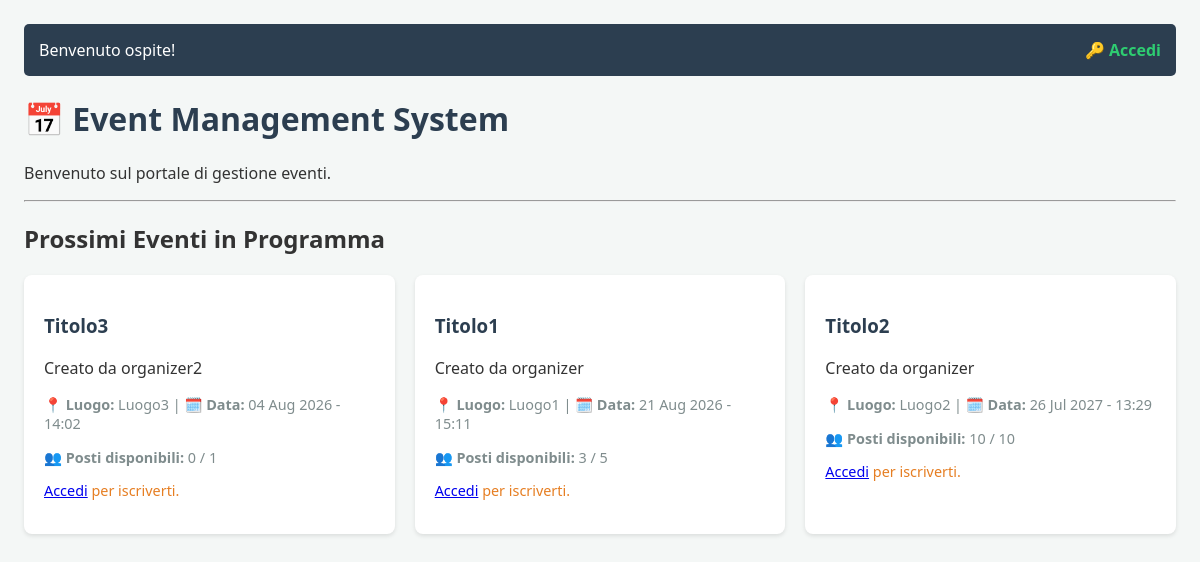
The page / on the database its author committed.
### eventi/models.py (models this page shows, shortened)
class Evento(models.Model):
    titolo = models.CharField(max_length=200)
    descrizione = models.TextField()
    data_ora = models.DateTimeField()
    luogo = models.CharField(max_length=200)
    organizzatore = models.ForeignKey(
        settings.AUTH_USER_MODEL,
        on_delete=models.CASCADE,
        related_name='eventi_creati'
    )
    capienza_massima = models.PositiveIntegerField()
    def posti_disponibili(self):
        iscriti = self.iscrizioni.count()
        return max(0, self.capienza_massima - iscriti)

### eventi/views.py (the view)
# urls.py: path('', views.home_eventi, name='home_eventi'),
def home_eventi(request):
    eventi = Evento.objects.all().order_by('data_ora')
    iscrizioni_utente = []
    if request.user.is_authenticated:
        iscrizioni_utente = Iscrizione.objects.filter(utente=request.user).values_list('evento_id', flat=True)
    return render(request, 'eventi/elenco_eventi.html', {
        'eventi': eventi,
        'iscrizioni_utente': iscrizioni_utente
    })

### eventi/templates/eventi/elenco_eventi.html (shortened to what this page needs)
{% load static %}
<!DOCTYPE html>
<html lang="it">
<head>
    <link class="stile-link" rel="stylesheet" href="{% static 'eventi/stile.css' %}">
</head>
<body>
    <div class="navbar">
        {% if user.is_authenticated %}
            <div>
                Ciao, <strong>{{ user.username }}</strong>
                {% if user.is_superuser or user.groups.all.0.name == "Organizer" or user.username == "organizer_demo" %}
                    | <a href="{% url 'crea_evento' %}" class="nav-link-miei-eventi">➕ Crea Nuovo Evento</a>
                {% else %}
                    | <a href="{% url 'miei_eventi' %}" class="nav-link-miei-eventi">🎟️ I miei Eventi</a>
                {% endif %}
            </div>
            <div>
                <form method="post" action="{% url 'logout' %}">
                    {% csrf_token %}
                    <button type="submit">❌ Esci</button>
                </form>
            </div>
        {% else %}
            <div>Benvenuto ospite!</div>
            <div><a href="{% url 'login' %}">🔑 Accedi</a></div>
        {% endif %}
    </div>
    <h1>📅 Event Management System</h1>
    <p>Benvenuto sul portale di gestione eventi.</p>
    <hr>
    <h2>Prossimi Eventi in Programma</h2>
    {% if eventi %}
        <div class="eventi-container">
            {% for evento in eventi %}
                <div class="event-card">
                    <h3>
                        <a href="{% url 'dettaglio_evento' evento.id %}" class="event-title-link">
                        {{ evento.titolo }}
                        </a></h3>
                    <p>{{ evento.descrizione }}</p>
                    <p class="meta">📍 <strong>Luogo:</strong> {{ evento.luogo }} | 🗓️ <strong>Data:</strong> {{ evento.data_ora|date:"d M Y - H:i" }}</p>
                    <p class="meta">👥 <strong>Posti disponibili:</strong> {{ evento.posti_disponibili }} / {{ evento.capienza_massima }}</p>
                    {% if user.is_authenticated %}
                        {% if not user.is_superuser %}
                            {% if evento.id in iscrizioni_utente %}
                                <form method="post" action="{% url 'disiscriviti_evento' evento.id %}">
                                    {% csrf_token %}
                                    <button type="submit" class="btn-disiscriviti">❌ Annulla Iscrizione</button>
                                </form>
                            {% else %}
                                <form method="post" action="{% url 'iscriviti_evento' evento.id %}">
                                    {% csrf_token %}
                                    <button type="submit" class="btn-iscriviti">🎟️ Iscriviti a questo evento</button>
                                </form>
                            {% endif %}
                        {% else %}
                            <span class="btn-disabilitato">Gli amministratori non possono iscriversi</span>
                        {% endif %}
                    {% else %}
                        <p class="info-avviso"><a href="{% url 'login' %}">Accedi</a> per iscriverti.</p>
                    {% endif %}
                </div>
            {% endfor %}
        </div>
    {% else %}
        <p>Al momento non ci sono eventi in programma.</p>
    {% endif %}
</body>
</html>

### eventi/static/eventi/stile.css (style rules this page uses)
body { font-family: 'Segoe UI', Tahoma, Geneva, Verdana, sans-serif; margin: 0; padding: 2vw; background-color: #f4f7f6; color: #333; box-sizing: border-box; }
h1 { color: #2c3e50; }
.navbar { background: #2c3e50; padding: 15px; color: white; margin-bottom: 20px; border-radius: 5px; display: flex; justify-content: space-between; align-items: center; gap: 15px; flex-wrap: wrap; }
.navbar a { color: #2ecc71; text-decoration: none; font-weight: bold; }
.eventi-container { display: flex; flex-direction: column; gap: 20px; width: 100%; }
.event-card { background: white; padding: 20px; border-radius: 8px; box-shadow: 0 2px 4px rgba(0,0,0,0.1); flex: 1; min-width: 280px; }
.meta { color: #7f8c8d; font-size: 0.9em; }
.info-avviso { font-size: 0.9em; color: #e67e22; }
.event-title-link { color: #2c3e50; text-decoration: none; }
@media (min-width: 901px) { .eventi-container { flex-direction: row; flex-wrap: wrap; } }

### rows shown on the page
Evento: titolo "Titolo3", descrizione "Creato da organizer2", luogo "Luogo3", data_ora "04 Aug 2026 - 14:02", posti_disponibili "0", capienza_massima "1"
Evento: titolo "Titolo1", descrizione "Creato da organizer", luogo "Luogo1", data_ora "21 Aug 2026 - 15:11", posti_disponibili "3", capienza_massima "5"
Evento: titolo "Titolo2", descrizione "Creato da organizer", luogo "Luogo2", data_ora "26 Jul 2027 - 13:29", posti_disponibili "10", capienza_massima "10"
